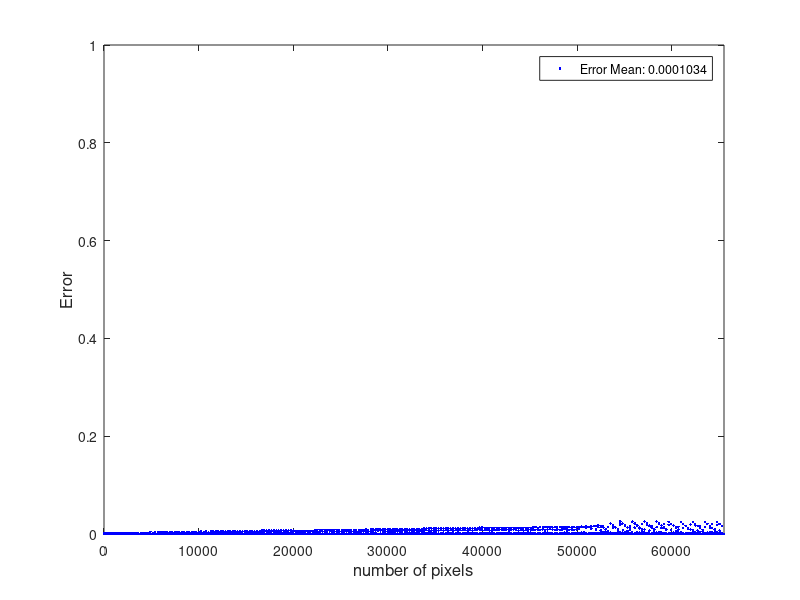

This figure's MATLAB source:
close all;
clear all;
clc;
% load('stuvvalue.mat')
load('stuvvalue2.mat')
% errors=abs(Q(:,1)-pixelval2.s);
% errort=abs(Q(:,2)-pixelval2.t);
% erroru=abs(Q(:,3)-pixelval2.u);
% errorv=abs(Q(:,4)-pixelval2.v);
% error=sqrt( (errors).^2 +(errort).^2 +(erroru) .^2 + (errorv) .^2);
% errorN=error./(max(error));

%error between matlab and c++
fileID = fopen('example.txt','r');
formatSpec = '%f';
A = fscanf(fileID,formatSpec);
s=1;
t=2;
u=3;
v=4;
errorcs=[];
errorct=[];
errorcu=[];
errorcv=[];
for i=1:size(pixelval2.s)
    temp=abs(pixelval2.s(i)-A(s));
    errorcs=[errorcs;temp];
    temp2=abs(pixelval2.t(i)-A(t));
    errorct=[errorct;temp];
    temp3=abs(pixelval2.u(i)-A(u));
    errorcu=[errorcu;temp];
    temp4=abs(pixelval2.v(i)-A(v));
    errorcv=[errorcv;temp];
    s=s+4;
    t=t+4;
    u=u+4;
    v=v+4;
end
error=sqrt( (errorcs).^2 +(errorct).^2 +(errorcu) .^2 + (errorcv) .^2);
errorN=error./(max(error));

figure;
plot(1:size(errorN), error(1:size(errorN)), 'b.');
axis([0  65536  0 max(errorN)]);

xlabel('number of pixels', 'FontSize', 12);
ylabel('Error', 'FontSize', 12);
%title('Error between Ground Truth and Detections', 'FontSize', 12);
legend(['Error Mean: ' num2str(mean(error(1:end)))], 'Location', 'northeast');




% end